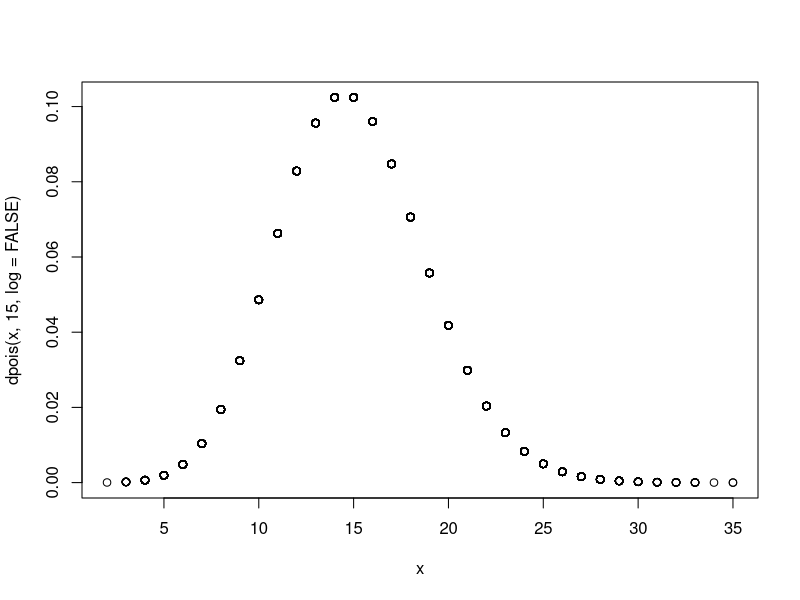
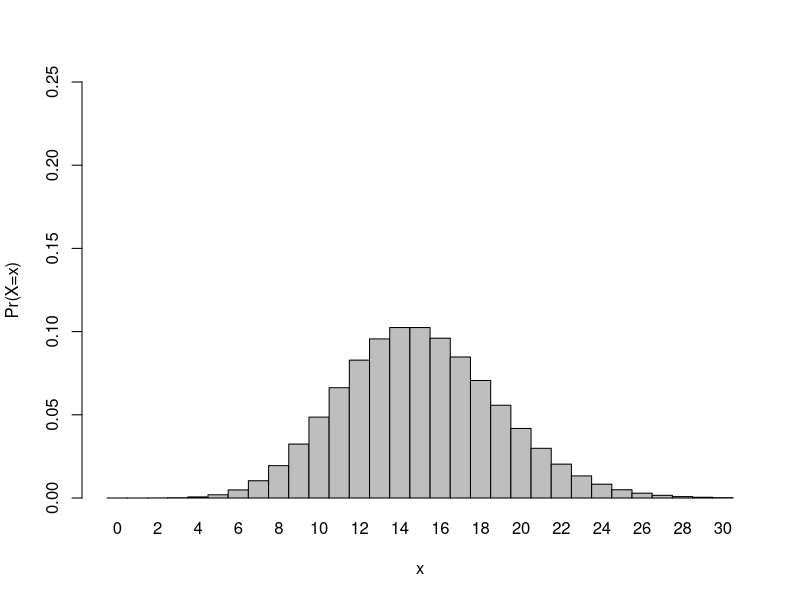
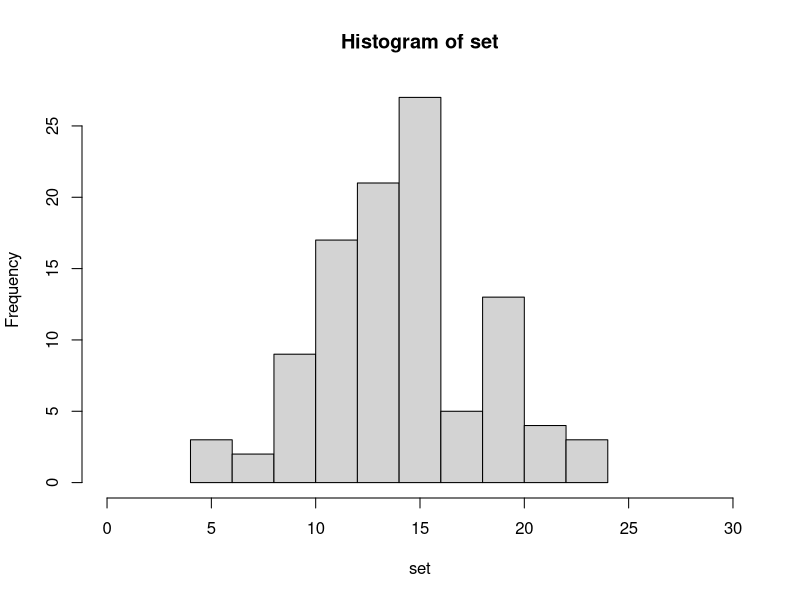

Recreate these plots in R, in order.
## ---- chunk 1
set.seed(1)
x <- rpois(100000, 15)
plot(x, dpois(x, 15, log=FALSE))
## ---- chunk 2
1-ppois(q=8, lambda=15)
## ---- chunk 3
ppois(0, 15, lower.tail=TRUE, log.p=FALSE)
## ---- chunk 4
dpois(x=0,lambda=15)
## ---- chunk 5
p3 <- 15^3*exp(-15)/factorial(3)
p3
## ---- chunk 6
dpois(x=3,lambda=15) #output is the same as the above formula
## ---- chunk 7
barplot(dpois(x=0:30,lambda=15),ylim=c(0,0.25), space=0,names.arg=0:30, ylab="Pr(X=x)", xlab="x")
## ---- chunk 8
set <- NULL
n<-1
for (i in 1:104){
set[i] <- mean(sample(x, n, replace=TRUE))
}
quantile(set)
quantile(set, c(0.025, 0.975))
## ---- chunk 9
hist(set, xlim=c(0,30))
